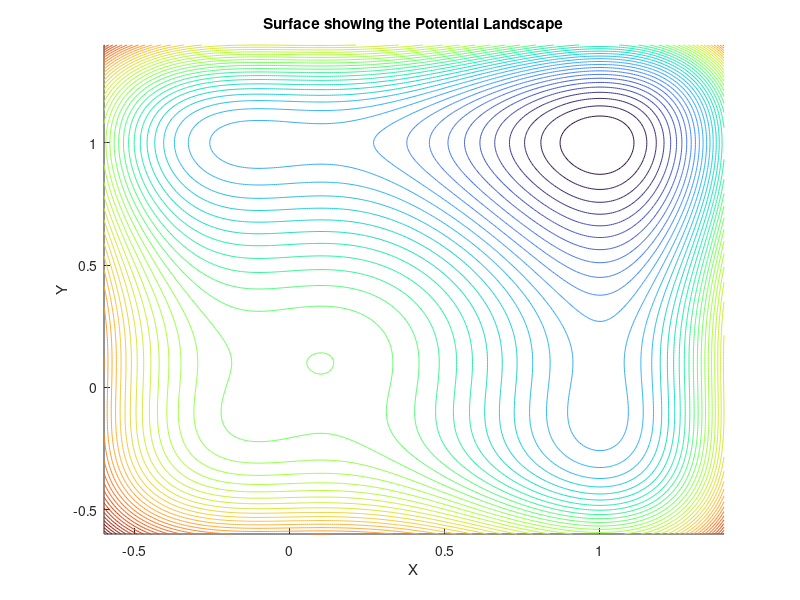

Write the MATLAB code that produced this figure. (Note: this script raises an error after producing the figure.)
clear

beta = 0;
nu1 = 0.01;
nu2 = 0.01;
coef = 0.005;
nt = 1000000;
h = 0.001;

X = linspace(-0.6, 1.4, 301);
Y = linspace(-0.6, 1.4, 301);
V = zeros(length(X), length(Y));

figure; hold on;

for i = 1:length(X)
    for j = 1:length(Y)
        y = Y(j);
        x = X(i);
        V(j, i) = (1/4)*x^4 + (1/4)*y^4 - (1/3)*x^3 - (1/3)*y^3 ...
            - (nu1/2)*x^2 - (nu2/2)*y^2 + nu1*x + nu2*y ...
            + (beta/2)*x^2 + (beta/2)*y^2 - beta*x*y;
    end
end

contour(X, Y, V, 50)
%surf(X, Y, V, 'edgeColor', 'none')
colormap turbo
xlabel('X')
ylabel('Y')
%zlabel('V')
title('Surface showing the Potential Landscape')
%view(3)

[roots, vects] = nrfunc(beta, nu1, nu2);

for i = 1:length(roots)
    switch roots(3, i)
        case 1
            scatter(roots(2, i), roots(1, i), 'o', 'k');
        case 2
            scatter(roots(2, i), roots(1, i), 'x', 'k');
        case 3
            scatter(roots(2, i), roots(1, i), 'd', 'k');
    end
    
    for j = 1:2
        if vects(3, j, i) == 2
            x1 = zeros(1, length(nt)); %Prepare vector to store realisations
            y1 = zeros(1, length(nt));
            x2 = zeros(1, length(nt));
            y2 = zeros(1, length(nt));

            x1(1) = roots(1, i) + coef*vects(1, j, i); %Initial conditions
            y1(1) = roots(2, i) + coef*vects(2, j, i);
            x2(1) = roots(1, i) - coef*vects(1, j, i); %Initial conditions
            y2(1) = roots(2, i) - coef*vects(2, j, i);
            tx = 0;
            n = 1;

            while n < nt %Start taking time steps.
                
                %Evaluate deterministic part using Heun's scheme.
                kx1 = -(x1(n)^2 - nu1)*(x1(n) - 1) + beta*(y1(n)-x1(n));
                ky1 = -(y1(n)^2 - nu2)*(y1(n) - 1) + beta*(x1(n)-y1(n));
                
                hkx1 = x1(n) + h*kx1;
                hky1 = y1(n) + h*ky1;
                
                kx2 = -(hkx1^2 - nu1)*(hkx1 - 1) + beta*(hky1-hkx1);
                ky2 = -(hky1^2 - nu2)*(hky1 - 1) + beta*(hkx1-hky1);

                %Apply heun scheme and noise.
                x1(n+1) = x1(n) + (h/2)*(kx1+kx2);
                y1(n+1) = y1(n) + (h/2)*(ky1+ky2);
                
                %Step forward
                n = n + 1;
                
            end
            
            n = 1;
            
            while n < nt %Start taking time steps.
                
                %Evaluate deterministic part using Heun's scheme.
                kx1 = -(x2(n)^2 - nu1)*(x2(n) - 1) + beta*(y2(n)-x2(n));
                ky1 = -(y2(n)^2 - nu2)*(y2(n) - 1) + beta*(x2(n)-y2(n));
                
                hkx1 = x2(n) + h*kx1;
                hky1 = y2(n) + h*ky1;
                
                kx2 = -(hkx1^2 - nu1)*(hkx1 - 1) + beta*(hky1-hkx1);
                ky2 = -(hky1^2 - nu2)*(hky1 - 1) + beta*(hkx1-hky1);

                %Apply heun scheme and noise.
                x2(n+1) = x2(n) + (h/2)*(kx1+kx2);
                y2(n+1) = y2(n) + (h/2)*(ky1+ky2);
                
                %Step forward
                n = n + 1;
                
            end
            %plot(t, x)
            %plot(t, y)
            %figure;
            plot(x1,y1,'r');
            plot(x2,y2,'r');
        end
    end
end

